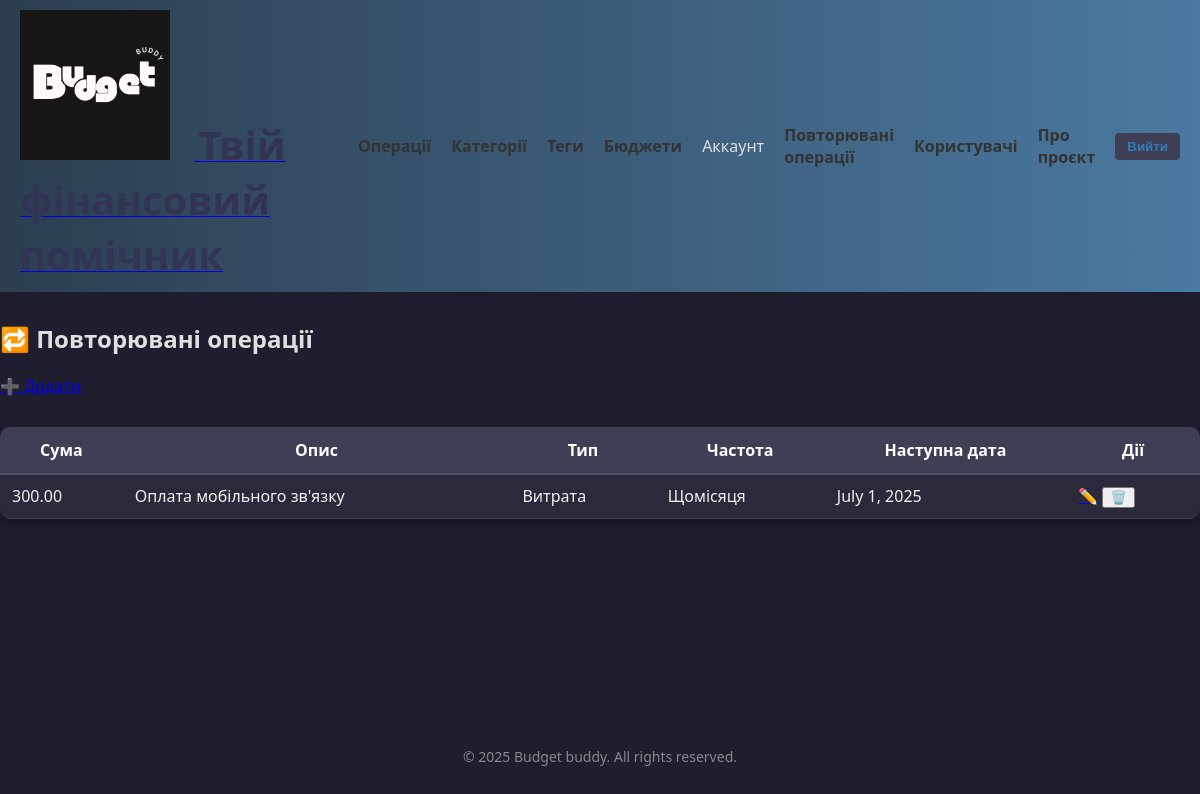
The app's page /recurrings/ (signed in), older data.
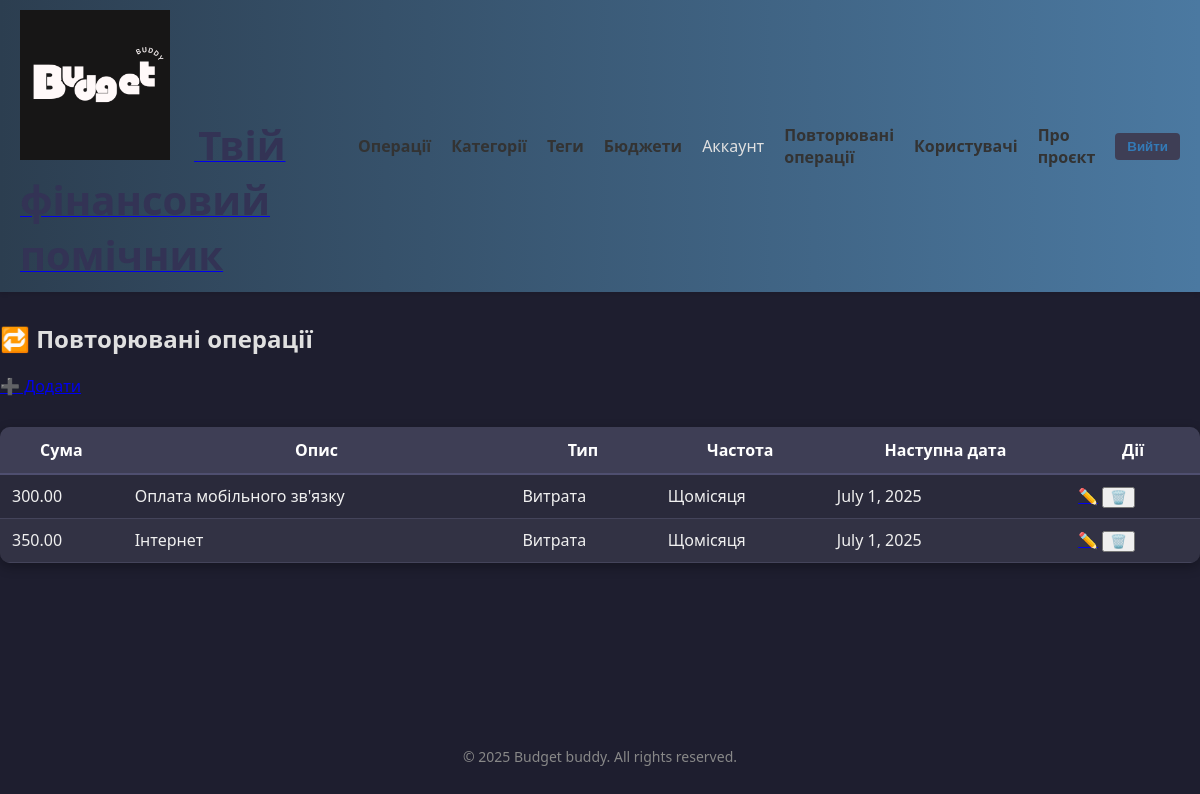
The same page, newer data.
### apps/core/models/recurring.py (models this page shows, shortened)
class Recurring(TimeStampedModel):
    id = models.AutoField(primary_key=True)
    amount = models.DecimalField(max_digits=12, decimal_places=2)
    description = models.CharField(max_length=255, blank=True)
    type = models.CharField(max_length=10, choices=TransactionType.choices, default=TransactionType.INCOME)
    frequency = models.CharField(max_length=10, choices=Frequency.choices, default=Frequency.MONTHLY)
    next_date = models.DateField()
    user = models.ForeignKey(settings.AUTH_USER_MODEL, on_delete=models.CASCADE, null=True, blank=True,
                             related_name='recurrings')
    account = models.ForeignKey("Account", on_delete=models.PROTECT, null=True, blank=True,
                                related_name='recurrings')
    category = models.ForeignKey("Category", on_delete=models.PROTECT, null=True, blank=True,
                                 related_name='recurrings')

### apps/core/views.py (the view)
# urls.py: path('recurrings/', views.recurring_list, name='recurring_list'),
def recurring_list(request):
    recurrings = Recurring.objects.filter(user=request.user)
    return render(request, 'core/pages/recurring_list.html', {'recurrings': recurrings})

### apps/core/templates/core/pages/recurring_list.html (shortened to what this page needs)
{% extends "base.html" %}
{% block content %}
<div class="container">
    <h2>🔁 Повторювані операції</h2>
    <p><a href="{% url 'core:recurring_create' %}" class="btn btn-success">➕ Додати</a></p>
    {% if recurrings %}
    <table class="table table-striped">
        <thead>
            <tr>
                <th>Сума</th>
                <th>Опис</th>
                <th>Тип</th>
                <th>Частота</th>
                <th>Наступна дата</th>
                <th>Дії</th>
            </tr>
        </thead>
        <tbody>
            {% for r in recurrings %}
            <tr>
                <td>{{ r.amount }}</td>
                <td>{{ r.description }}</td>
                <td>{{ r.get_type_display }}</td>
                <td>{{ r.get_frequency_display }}</td>
                <td>{{ r.next_date }}</td>
                <td>
                    <a href="{% url 'core:recurring_update' r.pk %}" class="btn btn-sm btn-outline-primary">✏️</a>
                    <form action="{% url 'core:recurring_delete' r.pk %}" method="post" style="display:inline;">
                        <button type="submit" class="btn btn-sm btn-outline-danger"
                                onclick="return confirm('Видалити повторювану операцію?')">🗑️</button>
                    </form>
                </td>
            </tr>
            {% endfor %}
        </tbody>
    </table>
    {% else %}
        <p>Немає повторюваних операцій.</p>
    {% endif %}
</div>
{% endblock %}

Row changes from the older to the newer data that the page shows:
added Recurring: amount "350.00", description "Інтернет", type "Витрата", frequency "Щомісяця", next_date "July 1, 2025"
